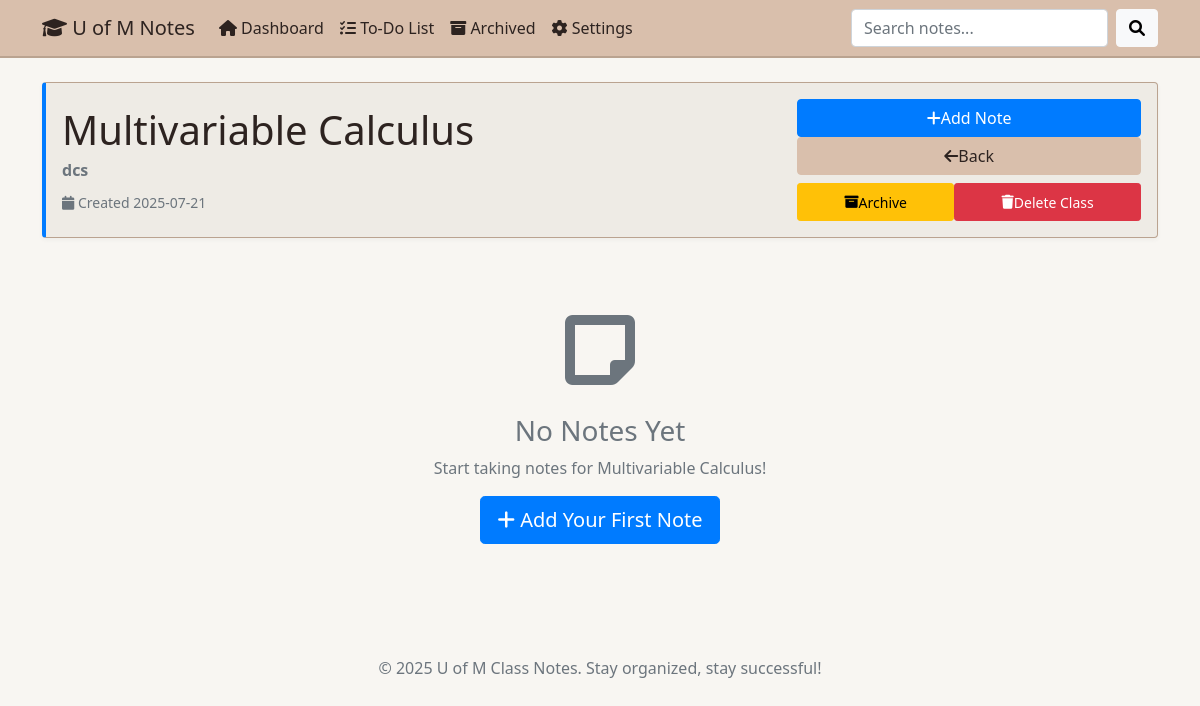
Page /class/11 on the committed database.
### tables this page shows
CREATE TABLE classes (
            id INTEGER PRIMARY KEY AUTOINCREMENT,
            name TEXT NOT NULL,
            code TEXT NOT NULL,
            description TEXT,
            color TEXT DEFAULT '#007bff',
            created_at TIMESTAMP DEFAULT CURRENT_TIMESTAMP
        , archived INTEGER DEFAULT 0);

### app.py (the view)
@app.route('/class/<int:class_id>')
def view_class(class_id):
    conn = get_db_connection()
    cls = conn.execute('SELECT * FROM classes WHERE id = ?', (class_id,)).fetchone()
    if not cls:
        flash('Class not found!', 'error')
        return redirect(url_for('index'))
    notes = conn.execute(
        'SELECT * FROM notes WHERE class_id = ? ORDER BY updated_at DESC',
        (class_id,)
    ).fetchall()
    conn.close()
    return render_template('class_view.html', cls=cls, notes=notes)

### app.py (called while the page is built)
def get_db_connection():
    conn = sql.connect(DATABASE)
    conn.row_factory = sql.Row
    return conn

### templates/class_view.html (shortened to what this page needs)
{% extends "base.html" %}
{% block content %}
<div class="row class-themed">
    <div class="col-md-12">
        <div class="card mb-4 class-border" data-class-color="{{ cls.color }}">
            <div class="card-body">
                <div class="row align-items-center">
                    <div class="col-md-8">
                        <h1 class="mb-1">{{ cls.name }}</h1>
                        <p class="text-muted mb-2">
                            <strong>{{ cls.code }}</strong>
                        </p>
                        <small class="text-muted">
                            <i class="fas fa-calendar"> </i> Created {{ cls.created_at[:10] }}
                        </small>
                    </div>
                    <div class="col-md-4 text-end">
                        {% if not cls.archived %}
                        <a href="{{ url_for('add_note', class_id=cls.id) }}" class="btn btn-primary">
                            <i class="fas fa-plus"> </i> Add Note
                        </a>
                        {% endif %}
                        <a href="{{ url_for('index') }}" class="btn btn-secondary">
                            <i class="fas fa-arrow-left"> </i> Back
                        </a>
                        <div class="btn-group mt-2 w-100" role="group">
                            <form method="POST" action="{{ url_for('archive_class', class_id=cls.id) }}"
                                  class="flex-fill" style="display: inline;">
                                <button type="submit" class="btn btn-warning btn-sm w-100"
                                        onclick="return confirmArchive('{{ cls.name }}')">
                                    <i class="fas fa-archive"> </i> Archive
                                </button>
                            </form>
                            <form method="POST" action="{{ url_for('delete_class', class_id=cls.id) }}"
                                  class="flex-fill" style="display: inline;">
                                <button type="submit" class="btn btn-danger btn-sm w-100"
                                        onclick="return confirmClassDelete('{{ cls.name }}')">
                                    <i class="fas fa-trash"> </i> Delete Class
                                </button>
                            </form>
                        </div>
                    </div>
                </div>
            </div>
        </div>
        {% if notes %}
            <h3><i class="fas fa-sticky-note"> </i> Notes ({{ notes|length }})</h3>
            <div class="row">
                {% for note in notes %}
                    <div class="col-md-6 col-lg-4 mb-4">
                        <div class="card note-card h-100">
                            <div class="card-body">
                                <h5 class="card-title">{{ note.title }}</h5>
                                <div class="note-preview">
                                    {{ note.content[:150]|striptags }}
                                    {% if note.content|length > 150 %}...{% endif %}
                                </div>
                                <div class="mt-3">
                                    <small class="text-muted">
                                        <i class="fas fa-clock"> </i>
                                        Updated {{ note.updated_at[:16] }}
                                    </small>
                                </div>
                            </div>
                            <div class="card-footer">
                                <div class="d-flex gap-1">
                                    <a href="{{ url_for('view_note', note_id=note.id) }}"
                                       class="btn btn-primary btn-sm flex-fill">
                                        <i class="fas fa-eye"> </i> View
                                    </a>
                                    {% if not cls.archived %}
                                    <a href="{{ url_for('edit_note', note_id=note.id) }}"
                                       class="btn btn-secondary btn-sm flex-fill">
                                        <i class="fas fa-edit"> </i> Edit
                                    </a>
                                    {% endif %}
                                    <form method="POST" action="{{ url_for('delete_note', note_id=note.id) }}"
                                          class="flex-fill" style="display: inline;">
                                        <button type="submit" class="btn btn-danger btn-sm w-100"
                                                onclick="return confirmNoteDelete('{{ note.title }}')">
                                            <i class="fas fa-trash"> </i>
                                        </button>
                                    </form>
                                </div>
                            </div>
                        </div>
                    </div>
                {% endfor %}
            </div>
        {% else %}
            <div class="text-center py-5">
                <div class="mb-4">
                    <i class="fas fa-sticky-note fa-5x text-muted"> </i>
                </div>
                <h3 class="text-muted">No Notes Yet</h3>
                <p class="text-muted">Start taking notes for {{ cls.name }}!</p>
                {% if not cls.archived %}
                <a href="{{ url_for('add_note', class_id=cls.id) }}" class="btn btn-primary btn-lg">
                    <i class="fas fa-plus"> </i> Add Your First Note
                </a>
                {% endif %}
            </div>
        {% endif %}
    </div>
</div>
{% endblock %}

### static/css/style.css (style rules this page uses)
:root { --color-1: #BAA390; --color-2: #F8F6F2; --color-3: #EEEBe5; --color-4: #2d2320; --color-5: #D9BFAC; --color-6: #7C5C3E; --bg-main: var(--color-2); --bg-card: var(--color-3); --bg-card-header: var(--color-5); --text-main: var(--color-4); --text-muted: #7a7a7a; --border-main: var(--color-1); --btn-main: var(--color-1); --btn-main-hover: var(--color-6); --btn-secondary: var(--color-5); --btn-secondary-hover: var(--color-1); --stat-card-bg: var(--color-1); --stat-card-text: #fff; --stat-card-accent: var(--color-6); }
body { background-color: var(--bg-main); color: #2d2320; font-family: 'Segoe UI', Tahoma, Geneva, Verdana, sans-serif; min-height: 100vh; display: flex; flex-direction: column; transition: background-color 0.3s, color 0.3s; }
.card { background-color: var(--bg-card); color: var(--text-main); border: 1px solid var(--border-main); box-shadow: 0 2px 4px rgba(66, 74, 84, 0.05); }
.btn-primary { background-color: var(--btn-main); border-color: var(--btn-main); color: #fff; }
.btn-secondary { background-color: var(--btn-secondary); border-color: var(--btn-secondary); color: var(--text-main); }
.card-footer .btn, .card-body .btn { display: flex; align-items: center; justify-content: center; text-align: center; }
.btn-group.w-100 form { flex: 1; }
.btn-group.w-100 form .btn { width: 100%; }
.d-flex .btn, .btn-group .btn { min-height: 38px; display: flex; align-items: center; justify-content: center; }
.btn-sm { padding: 0.375rem 0.75rem; font-size: 0.875rem; line-height: 1.5; border-radius: 0.2rem; }
.class-border { border-left: 4px solid var(--class-color, #007bff) !important; }
.class-themed .btn-primary { transition: background-color 0.2s ease, border-color 0.2s ease; }

### rows in the picture
classes: name "Multivariable Calculus", code "dcs", created_at "2025-07-21"
